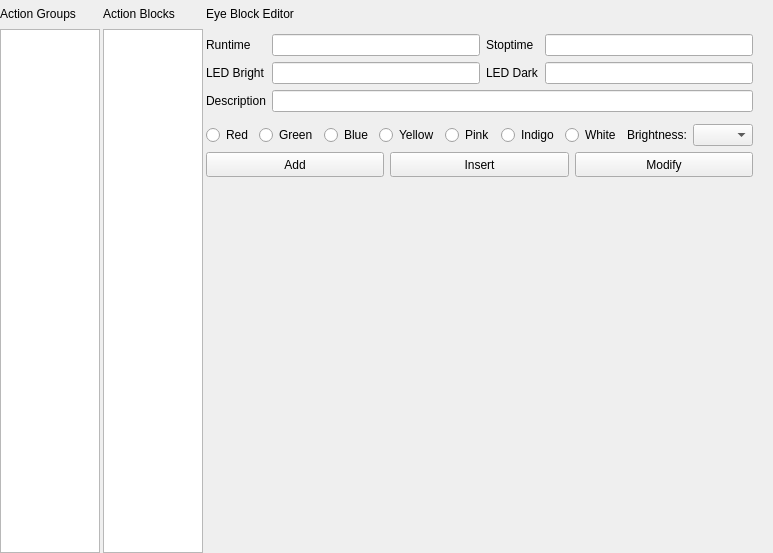
<?xml version="1.0" encoding="UTF-8"?>
<ui version="4.0">
 <class>COptionEyeLedWidget</class>
 <widget class="QWidget" name="COptionEyeLedWidget">
  <property name="geometry">
   <rect>
    <x>0</x>
    <y>0</y>
    <width>773</width>
    <height>553</height>
   </rect>
  </property>
  <property name="sizePolicy">
   <sizepolicy hsizetype="Expanding" vsizetype="Expanding">
    <horstretch>0</horstretch>
    <verstretch>0</verstretch>
   </sizepolicy>
  </property>
  <property name="windowTitle">
   <string>Form</string>
  </property>
  <layout class="QHBoxLayout" name="horizontalLayout">
   <property name="spacing">
    <number>3</number>
   </property>
   <property name="leftMargin">
    <number>0</number>
   </property>
   <property name="topMargin">
    <number>0</number>
   </property>
   <property name="rightMargin">
    <number>0</number>
   </property>
   <property name="bottomMargin">
    <number>0</number>
   </property>
   <item>
    <layout class="QVBoxLayout" name="verticalLayout_2">
     <property name="spacing">
      <number>1</number>
     </property>
     <item>
      <widget class="QLabel" name="labelActionBlocks">
       <property name="minimumSize">
        <size>
         <width>0</width>
         <height>28</height>
        </size>
       </property>
       <property name="maximumSize">
        <size>
         <width>200</width>
         <height>28</height>
        </size>
       </property>
       <property name="text">
        <string>Action Groups</string>
       </property>
      </widget>
     </item>
     <item>
      <widget class="QListWidget" name="m_ListActionGroup">
       <property name="sizePolicy">
        <sizepolicy hsizetype="Maximum" vsizetype="Expanding">
         <horstretch>0</horstretch>
         <verstretch>0</verstretch>
        </sizepolicy>
       </property>
       <property name="maximumSize">
        <size>
         <width>200</width>
         <height>16777215</height>
        </size>
       </property>
      </widget>
     </item>
    </layout>
   </item>
   <item>
    <layout class="QVBoxLayout" name="verticalLayout_3">
     <property name="spacing">
      <number>1</number>
     </property>
     <item>
      <widget class="QLabel" name="labelActionFrames">
       <property name="sizePolicy">
        <sizepolicy hsizetype="Expanding" vsizetype="Preferred">
         <horstretch>0</horstretch>
         <verstretch>0</verstretch>
        </sizepolicy>
       </property>
       <property name="minimumSize">
        <size>
         <width>0</width>
         <height>28</height>
        </size>
       </property>
       <property name="maximumSize">
        <size>
         <width>200</width>
         <height>28</height>
        </size>
       </property>
       <property name="text">
        <string>Action Blocks</string>
       </property>
      </widget>
     </item>
     <item>
      <widget class="QListWidget" name="m_ListActionBlock">
       <property name="sizePolicy">
        <sizepolicy hsizetype="Maximum" vsizetype="Expanding">
         <horstretch>0</horstretch>
         <verstretch>0</verstretch>
        </sizepolicy>
       </property>
       <property name="maximumSize">
        <size>
         <width>200</width>
         <height>16777215</height>
        </size>
       </property>
      </widget>
     </item>
    </layout>
   </item>
   <item>
    <widget class="QWidget" name="widgetOption" native="true">
     <layout class="QHBoxLayout" name="horizontalLayout_4">
      <property name="leftMargin">
       <number>0</number>
      </property>
      <property name="topMargin">
       <number>0</number>
      </property>
      <property name="rightMargin">
       <number>20</number>
      </property>
      <item>
       <layout class="QVBoxLayout" name="verticalLayout">
        <item>
         <widget class="QLabel" name="labelBlockEditor">
          <property name="sizePolicy">
           <sizepolicy hsizetype="Expanding" vsizetype="Preferred">
            <horstretch>0</horstretch>
            <verstretch>0</verstretch>
           </sizepolicy>
          </property>
          <property name="minimumSize">
           <size>
            <width>0</width>
            <height>28</height>
           </size>
          </property>
          <property name="maximumSize">
           <size>
            <width>16777215</width>
            <height>28</height>
           </size>
          </property>
          <property name="text">
           <string>Eye Block Editor</string>
          </property>
         </widget>
        </item>
        <item>
         <layout class="QGridLayout" name="gridLayout">
          <item row="0" column="0">
           <widget class="QLabel" name="label_2">
            <property name="text">
             <string>Runtime</string>
            </property>
           </widget>
          </item>
          <item row="0" column="3">
           <widget class="QLineEdit" name="edit_eye_stop_time"/>
          </item>
          <item row="0" column="2">
           <widget class="QLabel" name="label">
            <property name="text">
             <string>Stoptime</string>
            </property>
           </widget>
          </item>
          <item row="1" column="0">
           <widget class="QLabel" name="label_3">
            <property name="text">
             <string>LED Bright</string>
            </property>
           </widget>
          </item>
          <item row="1" column="1">
           <widget class="QLineEdit" name="edit_eye_time_on"/>
          </item>
          <item row="1" column="3">
           <widget class="QLineEdit" name="edit_eye_time_off"/>
          </item>
          <item row="0" column="1">
           <widget class="QLineEdit" name="edit_eye_exec_time"/>
          </item>
          <item row="1" column="2">
           <widget class="QLabel" name="label_4">
            <property name="text">
             <string>LED Dark</string>
            </property>
           </widget>
          </item>
          <item row="2" column="0">
           <widget class="QLabel" name="label_8">
            <property name="text">
             <string>Description</string>
            </property>
           </widget>
          </item>
          <item row="2" column="1" colspan="3">
           <widget class="QLineEdit" name="lEditEyeDescription"/>
          </item>
         </layout>
        </item>
        <item>
         <layout class="QHBoxLayout" name="horizontalLayout_3">
          <item>
           <widget class="CLedsWidget" name="widgetLedsLeft" native="true"/>
          </item>
          <item>
           <widget class="CLedsWidget" name="widgetLedsRight" native="true"/>
          </item>
         </layout>
        </item>
        <item>
         <layout class="QHBoxLayout" name="horizontalLayout_2">
          <property name="spacing">
           <number>6</number>
          </property>
          <item>
           <widget class="QRadioButton" name="radio_red">
            <property name="text">
             <string>Red</string>
            </property>
           </widget>
          </item>
          <item>
           <widget class="QRadioButton" name="radio_green">
            <property name="text">
             <string>Green</string>
            </property>
           </widget>
          </item>
          <item>
           <widget class="QRadioButton" name="radio_blue">
            <property name="text">
             <string>Blue</string>
            </property>
           </widget>
          </item>
          <item>
           <widget class="QRadioButton" name="radio_yellow">
            <property name="text">
             <string>Yellow</string>
            </property>
           </widget>
          </item>
          <item>
           <widget class="QRadioButton" name="radio_pink">
            <property name="text">
             <string>Pink</string>
            </property>
           </widget>
          </item>
          <item>
           <widget class="QRadioButton" name="radio_indigo">
            <property name="text">
             <string>Indigo</string>
            </property>
           </widget>
          </item>
          <item>
           <widget class="QRadioButton" name="radio_white">
            <property name="text">
             <string>White</string>
            </property>
           </widget>
          </item>
          <item>
           <widget class="QLabel" name="label_5">
            <property name="text">
             <string>Brightness:</string>
            </property>
           </widget>
          </item>
          <item>
           <widget class="QComboBox" name="combo_bright">
            <property name="minimumSize">
             <size>
              <width>60</width>
              <height>0</height>
             </size>
            </property>
           </widget>
          </item>
         </layout>
        </item>
        <item>
         <layout class="QHBoxLayout" name="horizontalLayout_5">
          <property name="spacing">
           <number>6</number>
          </property>
          <item>
           <widget class="QPushButton" name="pbAdd">
            <property name="minimumSize">
             <size>
              <width>0</width>
              <height>25</height>
             </size>
            </property>
            <property name="text">
             <string>Add</string>
            </property>
           </widget>
          </item>
          <item>
           <widget class="QPushButton" name="pbInsert">
            <property name="minimumSize">
             <size>
              <width>0</width>
              <height>25</height>
             </size>
            </property>
            <property name="text">
             <string>Insert</string>
            </property>
           </widget>
          </item>
          <item>
           <widget class="QPushButton" name="pbModify">
            <property name="minimumSize">
             <size>
              <width>0</width>
              <height>25</height>
             </size>
            </property>
            <property name="text">
             <string>Modify</string>
            </property>
           </widget>
          </item>
         </layout>
        </item>
        <item>
         <spacer name="verticalSpacer">
          <property name="orientation">
           <enum>Qt::Vertical</enum>
          </property>
          <property name="sizeHint" stdset="0">
           <size>
            <width>20</width>
            <height>262</height>
           </size>
          </property>
         </spacer>
        </item>
       </layout>
      </item>
      <item>
       <spacer name="horizontalSpacer">
        <property name="orientation">
         <enum>Qt::Horizontal</enum>
        </property>
        <property name="sizeHint" stdset="0">
         <size>
          <width>40</width>
          <height>20</height>
         </size>
        </property>
       </spacer>
      </item>
     </layout>
    </widget>
   </item>
  </layout>
 </widget>
 <customwidgets>
  <customwidget>
   <class>CLedsWidget</class>
   <extends>QWidget</extends>
   <header>ledswidget.h</header>
   <container>1</container>
  </customwidget>
 </customwidgets>
 <resources/>
 <connections/>
</ui>
